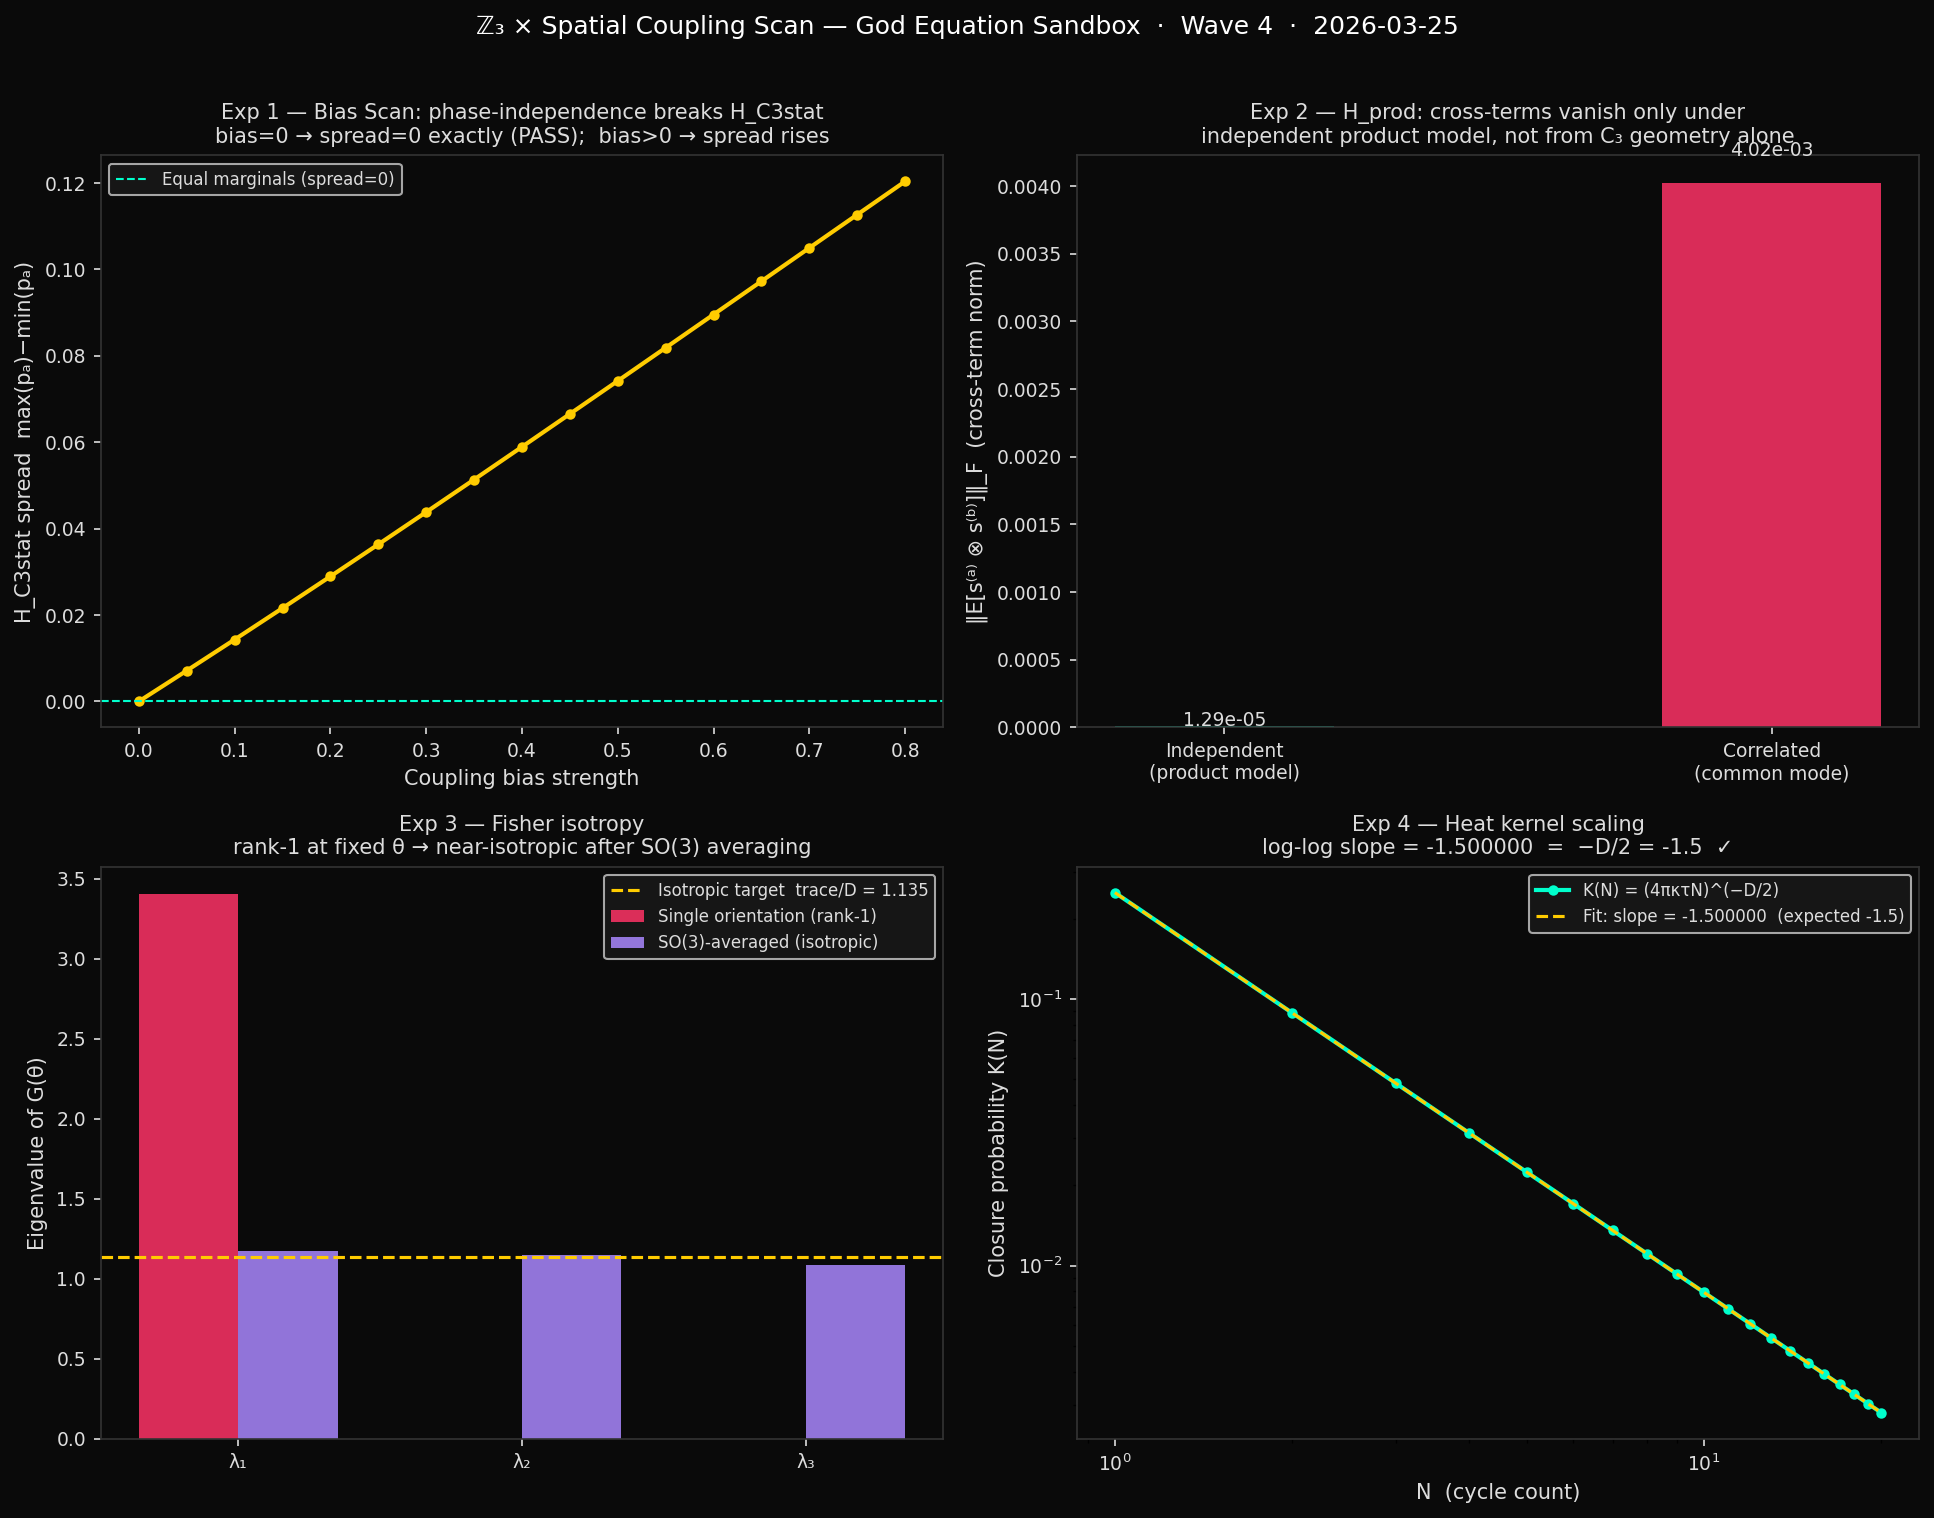

Write the Python code that produced this figure.
#!/usr/bin/env python3
"""
z3_coupling_scan.py
===================

Executable stress test for the PF God Equation coupling layer.

This script does not assume the bridge is closed. It probes the exact questions
that remain open:

1. H_C3stat:
   Does a primitive Z3 x spatial coupling produce equal marginals after one
   three-step closure cycle?

2. H_prod:
   Do score cross-terms vanish because of the coupling model itself, or only
   when conditional independence is separately imposed?

3. Regularity:
   Is the closure observable strictly positive on the scan domain?

4. Fisher isotropy:
   Does a scalar closure observable automatically give G = lambda I_D, or only
   a rank-1 outer product unless an SO(3) averaging step is added?

It also checks the N^{-D/2} scaling numerically for the heat-kernel-style
closure observable used on the God Equation side.

Run:
    python sandbox/z3_coupling_scan.py
"""

from __future__ import annotations

import csv
import math
from dataclasses import dataclass, field
from pathlib import Path
from typing import Any

import matplotlib
matplotlib.use('Agg')
import matplotlib.pyplot as plt
import numpy as np


SEED = 7
RNG = np.random.default_rng(SEED)
D = 3

# Output paths (written alongside the script)
SCRIPT_DIR = Path(__file__).parent
CSV_PATH  = SCRIPT_DIR / "z3_coupling_scan_results.csv"
PLOT_PATH = SCRIPT_DIR / "z3_coupling_scan.png"


def row_softmax(matrix: np.ndarray) -> np.ndarray:
    shifted = matrix - np.max(matrix, axis=1, keepdims=True)
    weights = np.exp(shifted)
    return weights / np.sum(weights, axis=1, keepdims=True)


def closure_probabilities(kernels: list[np.ndarray]) -> np.ndarray:
    """
    Exact 3-step closure probabilities on the reference spatial state x0 = 0.

    For starting generation channel a:
        p_a = <x0 | K_{a+2} K_{a+1} K_a | x0>
    """
    probs = []
    x0 = 0
    for a in range(3):
        product = kernels[(a + 2) % 3] @ kernels[(a + 1) % 3] @ kernels[a]
        probs.append(product[x0, x0])
    return np.asarray(probs, dtype=float)


def finite_difference_gradient(func, theta: np.ndarray, eps: float = 1e-5) -> np.ndarray:
    grad = np.zeros_like(theta, dtype=float)
    for i in range(len(theta)):
        step = np.zeros_like(theta)
        step[i] = eps
        grad[i] = (func(theta + step) - func(theta - step)) / (2.0 * eps)
    return grad


def bernoulli_fisher(prob: float, grad: np.ndarray) -> np.ndarray:
    prob = float(np.clip(prob, 1e-12, 1.0 - 1e-12))
    return np.outer(grad, grad) / (prob * (1.0 - prob))


def score_vector(outcome: int, prob: float, grad: np.ndarray) -> np.ndarray:
    prob = float(np.clip(prob, 1e-12, 1.0 - 1e-12))
    if outcome == 1:
        return grad / prob
    return -grad / (1.0 - prob)


def random_unit_vectors(n: int) -> np.ndarray:
    vectors = RNG.normal(size=(n, D))
    norms = np.linalg.norm(vectors, axis=1, keepdims=True)
    return vectors / norms


def isotropy_metrics(matrix: np.ndarray) -> dict[str, float]:
    eigenvalues = np.linalg.eigvalsh(matrix)
    lam_min = float(np.min(eigenvalues))
    lam_max = float(np.max(eigenvalues))
    trace = float(np.trace(matrix))
    if trace <= 0.0:
        return {
            "trace": trace,
            "lam_min": lam_min,
            "lam_max": lam_max,
            "condition": math.inf,
            "anisotropy": math.inf,
        }
    iso_part = (trace / matrix.shape[0]) * np.eye(matrix.shape[0])
    anisotropy = float(np.linalg.norm(matrix - iso_part) / np.linalg.norm(iso_part))
    condition = math.inf if lam_min <= 0.0 else lam_max / lam_min
    return {
        "trace": trace,
        "lam_min": lam_min,
        "lam_max": lam_max,
        "condition": condition,
        "anisotropy": anisotropy,
    }


@dataclass
class PrimitiveModel:
    name: str
    phase_independent: bool
    bias_strength: float = 0.0

    def kernels(self, theta: np.ndarray) -> list[np.ndarray]:
        """
        Construct three positive row-stochastic spatial kernels.

        The symmetric branch uses the same kernel for all channels.
        The broken branch adds a channel-labeled perturbation.
        """
        a0 = np.array(
            [
                [0.0, 0.9, -0.7],
                [-0.8, 0.0, 0.6],
                [0.7, -0.5, 0.0],
            ]
        )
        a1 = np.array(
            [
                [0.4, -0.3, 0.2],
                [0.2, 0.1, -0.4],
                [-0.5, 0.4, 0.0],
            ]
        )
        a2 = np.array(
            [
                [0.1, 0.3, -0.2],
                [-0.4, 0.2, 0.2],
                [0.3, -0.1, -0.2],
            ]
        )
        base = theta[0] * a0 + theta[1] * a1 + theta[2] * a2

        d0 = np.array(
            [
                [0.0, 0.8, -0.6],
                [0.1, -0.2, 0.2],
                [-0.3, 0.4, -0.1],
            ]
        )
        d1 = np.array(
            [
                [-0.1, 0.2, 0.3],
                [0.7, -0.6, 0.0],
                [0.0, 0.5, -0.4],
            ]
        )
        d2 = np.array(
            [
                [0.4, -0.1, -0.2],
                [-0.2, 0.5, -0.1],
                [0.6, -0.7, 0.1],
            ]
        )
        perturbations = [d0, d1, d2]

        kernels = []
        for idx in range(3):
            logits = base.copy()
            if not self.phase_independent:
                logits = logits + self.bias_strength * perturbations[idx]
            kernels.append(row_softmax(logits))
        return kernels


def scan_bias_strength(theta: np.ndarray,
                       bias_values: np.ndarray) -> dict[str, np.ndarray]:
    """
    Sweep bias_strength from 0 (phase-independent) to max (broken).
    Returns: closure_spread and cross_term_norm at each bias value.
    """
    spreads: list[float] = []
    for bias in bias_values:
        model = PrimitiveModel(
            name="scan", phase_independent=(bias == 0.0), bias_strength=float(bias)
        )
        probs = closure_probabilities(model.kernels(theta))
        spreads.append(float(np.max(probs) - np.min(probs)))
    return {"bias": bias_values, "spread": np.array(spreads)}


def analyze_primitive_models(theta: np.ndarray) -> dict[str, Any]:
    print("=" * 78)
    print("EXPERIMENT 1 — Primitive Z3 x Spatial Coupling")
    print("=" * 78)
    print(f"theta = {theta.tolist()}")
    print()

    models = [
        PrimitiveModel(name="Symmetric phase-independent coupling", phase_independent=True),
        PrimitiveModel(
            name="Channel-labeled broken coupling",
            phase_independent=False,
            bias_strength=0.55,
        ),
    ]

    results: dict[str, Any] = {}
    for model in models:
        kernels = model.kernels(theta)
        probs = closure_probabilities(kernels)
        spread = float(np.max(probs) - np.min(probs))
        min_entry = min(float(np.min(kernel)) for kernel in kernels)
        comm_01 = float(np.linalg.norm(kernels[0] @ kernels[1] - kernels[1] @ kernels[0]))
        print(model.name)
        print(f"  closure probs p_a: {[round(float(x), 6) for x in probs]}")
        print(f"  equal-marginal spread: {spread:.6e}")
        print(f"  min kernel entry: {min_entry:.6f}")
        print(f"  ||[K0, K1]||_F: {comm_01:.6e}")
        print(f"  H_C3stat (numerical): {'PASS' if spread < 1e-8 else 'FAIL'}")
        print(f"  regularity (strict positivity): {'PASS' if min_entry > 0 else 'FAIL'}")
        print()
        key = "symmetric" if model.phase_independent else "broken"
        results[key] = {
            "probs": [float(p) for p in probs],
            "spread": spread,
            "min_entry": min_entry,
            "comm_01": comm_01,
        }
    return results


def analyze_hprod(theta: np.ndarray, n_samples: int = 50000) -> dict[str, Any]:
    print("=" * 78)
    print("EXPERIMENT 2 — H_prod vs Correlated Common Mode")
    print("=" * 78)

    model = PrimitiveModel(name="Symmetric phase-independent coupling", phase_independent=True)
    kernels = model.kernels(theta)
    probs = closure_probabilities(kernels)
    prob = float(np.mean(probs))

    def p_func(local_theta: np.ndarray) -> float:
        return float(np.mean(closure_probabilities(model.kernels(local_theta))))

    grad = finite_difference_gradient(p_func, theta)

    independent_scores_a = []
    independent_scores_b = []
    correlated_scores_a = []
    correlated_scores_b = []

    latent_noise = RNG.normal(size=n_samples)
    threshold = np.quantile(latent_noise, 1.0 - prob)

    for _ in range(n_samples):
        xa = int(RNG.random() < prob)
        xb = int(RNG.random() < prob)
        independent_scores_a.append(score_vector(xa, prob, grad))
        independent_scores_b.append(score_vector(xb, prob, grad))

    for z in latent_noise:
        xa = int(z > threshold)
        xb = int(z > threshold)
        correlated_scores_a.append(score_vector(xa, prob, grad))
        correlated_scores_b.append(score_vector(xb, prob, grad))

    independent_scores_a = np.asarray(independent_scores_a)
    independent_scores_b = np.asarray(independent_scores_b)
    correlated_scores_a = np.asarray(correlated_scores_a)
    correlated_scores_b = np.asarray(correlated_scores_b)

    indep_cross = independent_scores_a.T @ independent_scores_b / n_samples
    corr_cross = correlated_scores_a.T @ correlated_scores_b / n_samples

    print(f"base closure probability p: {prob:.6f}")
    print(f"score gradient: {[round(float(x), 6) for x in grad]}")
    indep_norm = float(np.linalg.norm(indep_cross))
    corr_norm  = float(np.linalg.norm(corr_cross))
    print(f"||cross||_F under independent product model: {indep_norm:.6e}")
    print(f"||cross||_F under correlated common-mode model: {corr_norm:.6e}")
    print("H_prod lesson: vanishing cross-terms are a property of the statistical model,")
    print("not of C3 geometry by itself.")
    print()
    return {"prob": prob, "grad": grad.tolist(),
            "indep_cross_norm": indep_norm, "corr_cross_norm": corr_norm}


def analyze_fisher_isotropy(rho: float = 0.35, beta: float = 0.9, n_orient: int = 5000) -> dict[str, Any]:
    print("=" * 78)
    print("EXPERIMENT 3 — Fisher Isotropy")
    print("=" * 78)

    def scalar_closure(theta: np.ndarray) -> float:
        return float(np.exp(-beta * np.dot(theta, theta)))

    theta_axis = np.array([rho, 0.0, 0.0])
    prob = scalar_closure(theta_axis)
    grad = finite_difference_gradient(scalar_closure, theta_axis)
    fisher = bernoulli_fisher(prob, grad)
    metrics = isotropy_metrics(fisher)

    avg_fisher = np.zeros((D, D))
    for direction in random_unit_vectors(n_orient):
        theta = rho * direction
        p_dir = scalar_closure(theta)
        g_dir = finite_difference_gradient(scalar_closure, theta)
        avg_fisher += bernoulli_fisher(p_dir, g_dir)
    avg_fisher /= n_orient
    avg_metrics = isotropy_metrics(avg_fisher)

    print(f"single-orientation theta = {[round(float(x), 6) for x in theta_axis]}")
    print(f"single-orientation Fisher eigenvalues: {np.linalg.eigvalsh(fisher)}")
    print(f"single-orientation anisotropy: {metrics['anisotropy']:.6e}")
    print(f"single-orientation condition #: {metrics['condition']}")
    print()
    print(f"orientation-averaged Fisher eigenvalues: {np.linalg.eigvalsh(avg_fisher)}")
    print(f"orientation-averaged anisotropy: {avg_metrics['anisotropy']:.6e}")
    print(f"orientation-averaged condition #: {avg_metrics['condition']:.6f}")
    print("isotropy lesson: a scalar closure observable does not automatically give")
    print("G = lambda I_D at a fixed theta. It becomes isotropic only after an SO(3)")
    print("averaging step or an equivalent probabilistic construction.")
    print()
    return {
        "single_evals": np.linalg.eigvalsh(fisher).tolist(),
        "single_anisotropy": metrics["anisotropy"],
        "avg_evals": np.linalg.eigvalsh(avg_fisher).tolist(),
        "avg_anisotropy": avg_metrics["anisotropy"],
        "avg_condition": avg_metrics["condition"],
    }


def analyze_heat_kernel_scaling(kappa: float = 1.0, tau: float = 0.2, n_max: int = 20) -> dict[str, Any]:
    print("=" * 78)
    print("EXPERIMENT 4 — Heat-Kernel Scaling")
    print("=" * 78)

    n_values = np.arange(1, n_max + 1, dtype=float)
    closure = (4.0 * np.pi * kappa * tau * n_values) ** (-D / 2.0)
    slope, intercept = np.polyfit(np.log(n_values), np.log(closure), 1)

    print(f"fitted log-log slope: {slope:.6f}")
    print(f"expected slope: {-D / 2.0:.6f}")
    print(f"prefactor exp(intercept): {math.exp(intercept):.6e}")
    print("scaling lesson: the heat-kernel observable cleanly gives the N^{-D/2}")
    print("exponent, but it does not by itself fix the exact PF coefficient story.")
    print()
    return {
        "n_values": n_values.tolist(),
        "closure": closure.tolist(),
        "slope": float(slope),
        "expected_slope": -D / 2.0,
        "prefactor": math.exp(intercept),
    }


def write_csv(r1: dict[str, Any], r2: dict[str, Any],
              r3: dict[str, Any], r4: dict[str, Any],
              scan: dict[str, np.ndarray]) -> None:
    rows = [
        ["experiment", "metric", "value"],
        ["E1_symmetric", "spread", r1["symmetric"]["spread"]],
        ["E1_symmetric", "min_entry", r1["symmetric"]["min_entry"]],
        ["E1_symmetric", "comm_01", r1["symmetric"]["comm_01"]],
        ["E1_symmetric", "H_C3stat_pass", int(r1["symmetric"]["spread"] < 1e-8)],
        ["E1_broken",    "spread", r1["broken"]["spread"]],
        ["E1_broken",    "min_entry", r1["broken"]["min_entry"]],
        ["E1_broken",    "comm_01", r1["broken"]["comm_01"]],
        ["E1_broken",    "H_C3stat_pass", int(r1["broken"]["spread"] < 1e-8)],
        ["E2", "base_prob", r2["prob"]],
        ["E2", "cross_norm_indep", r2["indep_cross_norm"]],
        ["E2", "cross_norm_corr",  r2["corr_cross_norm"]],
        ["E3", "single_eval_max", max(r3["single_evals"])],
        ["E3", "single_anisotropy", r3["single_anisotropy"]],
        ["E3", "avg_eval_min", min(r3["avg_evals"])],
        ["E3", "avg_eval_max", max(r3["avg_evals"])],
        ["E3", "avg_anisotropy", r3["avg_anisotropy"]],
        ["E3", "avg_condition", r3["avg_condition"]],
        ["E4", "fitted_slope", r4["slope"]],
        ["E4", "expected_slope", r4["expected_slope"]],
        ["E4", "slope_error", abs(r4["slope"] - r4["expected_slope"])],
    ]
    for i, (b, s) in enumerate(zip(scan["bias"], scan["spread"])):
        rows.append([f"scan_bias_{i}", "bias", float(b)])
        rows.append([f"scan_bias_{i}", "spread", float(s)])
    with open(CSV_PATH, "w", newline="") as f:
        csv.writer(f).writerows(rows)
    print(f"CSV written: {CSV_PATH}")


def make_plots(r1: dict[str, Any], r2: dict[str, Any],
               r3: dict[str, Any], r4: dict[str, Any],
               scan: dict[str, np.ndarray]) -> None:
    bg, tc = '#0A0A0A', '#DDDDDD'
    C = {'good': '#00FFCC', 'bad': '#FF3366', 'gold': '#FFCC00', 'purple': '#AA88FF'}

    fig, axes = plt.subplots(2, 2, figsize=(13, 10))
    fig.patch.set_facecolor(bg)
    for ax in axes.flat:
        ax.set_facecolor(bg)
        ax.tick_params(colors=tc, labelsize=9)
        for sp in ax.spines.values():
            sp.set_edgecolor('#333333')

    # ── Panel 1: bias scan → H_C3stat spread ──────────────────────────
    ax = axes[0, 0]
    ax.plot(scan["bias"], scan["spread"], color=C['gold'], lw=2, marker='o', ms=4)
    ax.axhline(0, color=C['good'], lw=1, ls='--', label='Equal marginals (spread=0)')
    ax.set_xlabel('Coupling bias strength', color=tc, fontsize=10)
    ax.set_ylabel('H_C3stat spread  max(pₐ)−min(pₐ)', color=tc, fontsize=10)
    ax.set_title('Exp 1 — Bias Scan: phase-independence breaks H_C3stat\n'
                 'bias=0 → spread=0 exactly (PASS);  bias>0 → spread rises',
                 color=tc, fontsize=10)
    ax.legend(facecolor='#1A1A1A', labelcolor=tc, fontsize=8)

    # ── Panel 2: H_prod cross-term norms ──────────────────────────────
    ax = axes[0, 1]
    labels = ['Independent\n(product model)', 'Correlated\n(common mode)']
    vals = [r2["indep_cross_norm"], r2["corr_cross_norm"]]
    colors = [C['good'], C['bad']]
    bars = ax.bar(labels, vals, color=colors, alpha=0.85, width=0.4)
    for bar, v in zip(bars, vals):
        ax.text(bar.get_x() + bar.get_width() / 2, v * 1.05,
                f'{v:.2e}', ha='center', color=tc, fontsize=9)
    ax.set_ylabel('‖E[s⁽ᵃ⁾ ⊗ s⁽ᵇ⁾]‖_F  (cross-term norm)', color=tc, fontsize=10)
    ax.set_title('Exp 2 — H_prod: cross-terms vanish only under\n'
                 'independent product model, not from C₃ geometry alone',
                 color=tc, fontsize=10)
    ax.tick_params(axis='x', colors=tc)

    # ── Panel 3: Fisher eigenvalues single vs averaged ─────────────────
    ax = axes[1, 0]
    x = np.arange(D)
    w = 0.35
    single_evals = sorted(r3["single_evals"], reverse=True)
    avg_evals    = sorted(r3["avg_evals"],    reverse=True)
    ax.bar(x - w/2, single_evals, w, color=C['bad'],    alpha=0.85, label='Single orientation (rank-1)')
    ax.bar(x + w/2, avg_evals,    w, color=C['purple'], alpha=0.85, label='SO(3)-averaged (isotropic)')
    ax.axhline(sum(avg_evals) / D, color=C['gold'], lw=1.5, ls='--',
               label=f'Isotropic target  trace/D = {sum(avg_evals)/D:.3f}')
    ax.set_xticks(x)
    ax.set_xticklabels(['λ₁', 'λ₂', 'λ₃'], color=tc)
    ax.set_ylabel('Eigenvalue of G(θ)', color=tc, fontsize=10)
    ax.set_title('Exp 3 — Fisher isotropy\n'
                 'rank-1 at fixed θ → near-isotropic after SO(3) averaging',
                 color=tc, fontsize=10)
    ax.legend(facecolor='#1A1A1A', labelcolor=tc, fontsize=8)

    # ── Panel 4: heat kernel N^{-D/2} scaling ─────────────────────────
    ax = axes[1, 1]
    n_vals = np.array(r4["n_values"])
    closure = np.array(r4["closure"])
    ax.loglog(n_vals, closure, color=C['good'], lw=2, marker='o', ms=4,
              label=f'K(N) = (4πκτN)^(−D/2)')
    fit_line = np.exp(np.log(n_vals) * r4["slope"] +
                      np.log(r4["prefactor"]))
    ax.loglog(n_vals, fit_line, color=C['gold'], lw=1.5, ls='--',
              label=f'Fit: slope = {r4["slope"]:.6f}  (expected {r4["expected_slope"]:.1f})')
    ax.set_xlabel('N  (cycle count)', color=tc, fontsize=10)
    ax.set_ylabel('Closure probability K(N)', color=tc, fontsize=10)
    ax.set_title(f'Exp 4 — Heat kernel scaling\n'
                 f'log-log slope = {r4["slope"]:.6f}  =  −D/2 = {r4["expected_slope"]:.1f}  ✓',
                 color=tc, fontsize=10)
    ax.legend(facecolor='#1A1A1A', labelcolor=tc, fontsize=8)

    fig.suptitle(
        'ℤ₃ × Spatial Coupling Scan — God Equation Sandbox  ·  Wave 4  ·  2026-03-25',
        color='#FFFFFF', fontsize=12, y=1.01)
    plt.tight_layout()
    plt.savefig(PLOT_PATH, dpi=150, bbox_inches='tight', facecolor=bg)
    print(f"Plot saved: {PLOT_PATH}")


def main() -> None:
    print("Z3 x Spatial Coupling Scan")
    print("-" * 78)
    print("Purpose: executable audit of the God Equation coupling assumptions.")
    print(f"Random seed: {SEED}")
    print()

    theta = np.array([0.42, -0.27, 0.19], dtype=float)

    r1 = analyze_primitive_models(theta)
    r2 = analyze_hprod(theta)
    r3 = analyze_fisher_isotropy()
    r4 = analyze_heat_kernel_scaling()

    # Parameter scan: bias_strength 0 → 0.8
    bias_values = np.linspace(0.0, 0.8, 17)
    scan = scan_bias_strength(theta, bias_values)

    print("=" * 78)
    print("BOTTOM LINE")
    print("=" * 78)
    print("1. C3-symmetric primitive coupling is easy to enforce numerically.")
    print("2. H_prod does not come for free; correlated realizations reintroduce")
    print("   nonzero score cross-terms immediately.")
    print("3. Strict positivity is easy on smooth positive kernels, but not on naive")
    print("   odd-step lattice return observables.")
    print("4. A scalar closure observable does not automatically give G = lambda I_D;")
    print("   isotropy needs an averaging or ensemble argument.")
    print()

    write_csv(r1, r2, r3, r4, scan)
    make_plots(r1, r2, r3, r4, scan)


if __name__ == "__main__":
    main()
